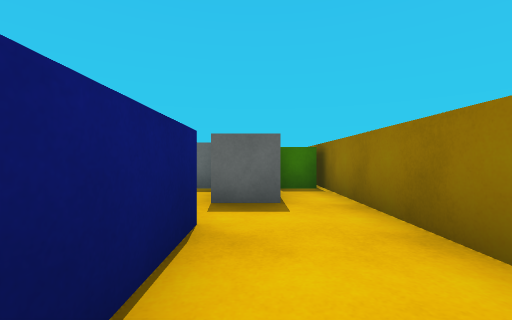
view 1 (above)

15 first-person views from a walk through a 3-D level made in the Unity game engine. The camera is 0.62 m above the floor, looks level and sees 90° across. The floor is counted in squares, 1 m on a side. Each view is taken from the middle of a square. On the plan, view 1 faces up. The plan holds only what a view shows up to about 9 squares ahead; the rest is blank. The place goes on beyond the plan. The player is left out. Surface patterns are stand-ins for the level's own textures.

view 2
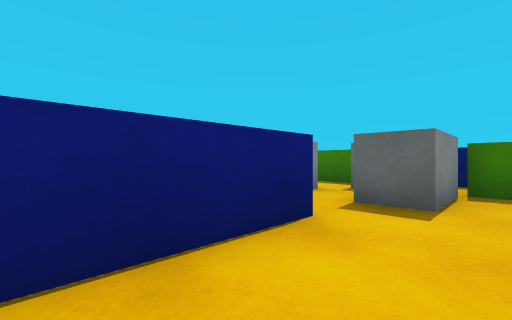

view 3
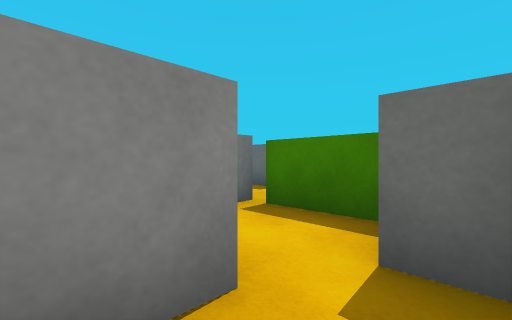

view 4
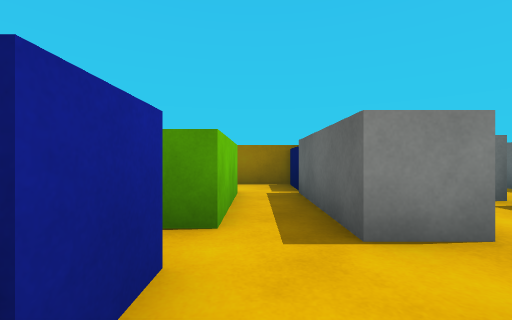

view 5
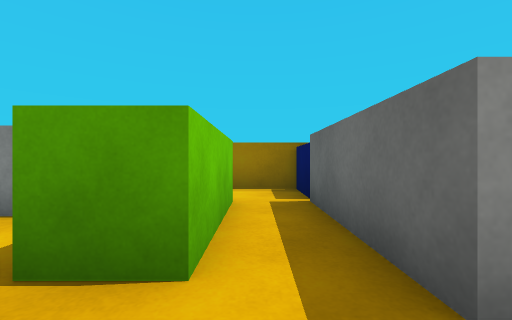

view 6
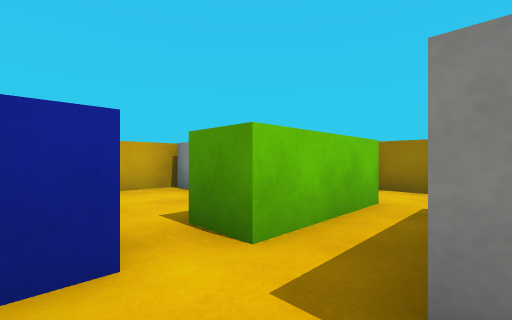

view 7
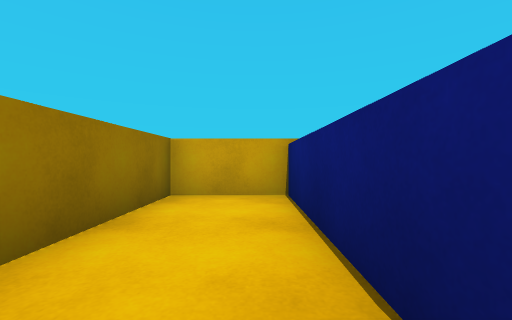

view 8
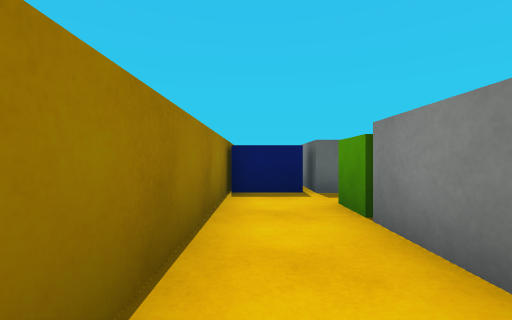

view 9
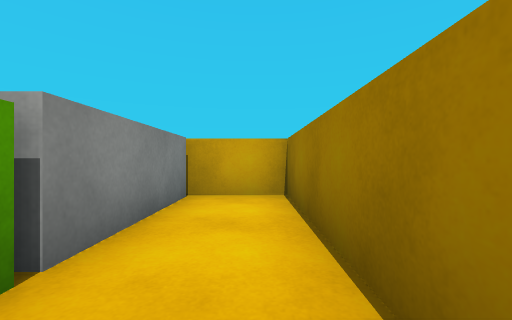

view 10
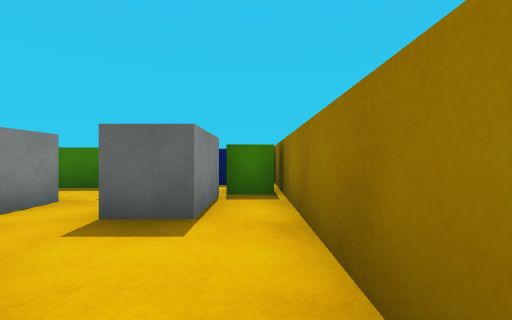

view 11
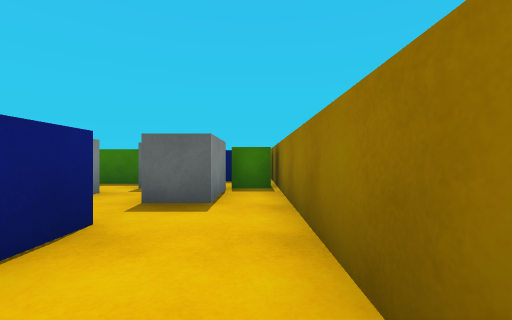

view 12
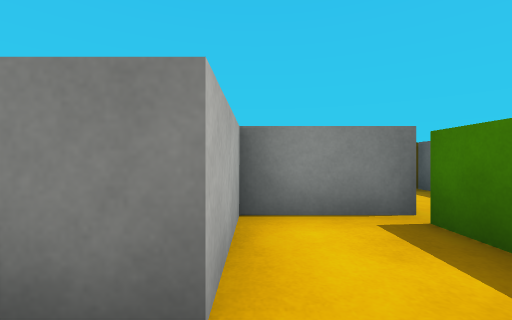

view 13
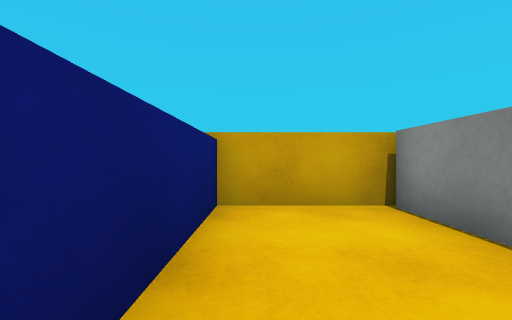

view 14
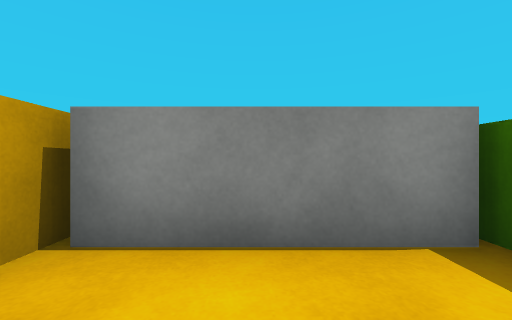

view 15
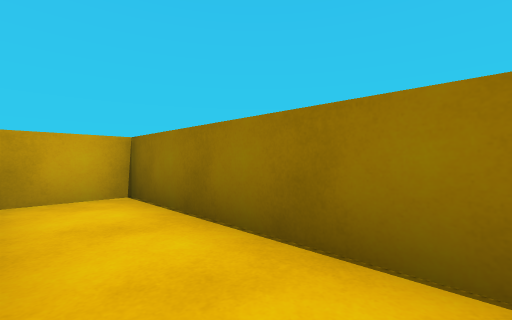

### Floor plan
Points are (right, up) in squares from view 1. A wall is a line through its corners. A room is listed if a view was taken in it or the views show most of it. See-through windows are left out.
Room 1 (views 1, 2, 3, 4, 6, 7, 8, 9, 10, 11, 12)
walls: (-0.6, 2.5) (-0.6, -1.5); (-3.9, 4.8) (-1.9, 4.8) (-1.9, 3.8); (-4.8, 3.8) (-4.8, 4.4); (-6.6, 4.7) (-6.6, -1.5) (-4.5, -1.5); (-1, -1.5) (1.5, -1.5) (1.5, 8.5); (-4.8, -1.4) (-4.8, 1.6)
ways out: opening at (-4.5, 2.5) to room 2; opening at (-1, 3) to room 2
objects: blue block (-6, 4) to (-5, 5); block (-6, 8) to (-5, 8); block (-5, 6) to (-4, 7); green block (-3, 7) to (-2, 8); block (-2, 6) to (-1, 7); block (0, 4) to (0, 5); green cube (0, 6) to (1, 6); blue block (0, 7) to (1, 8)
Room 2 (views 5, 13, 14, 15)
walls: (-3.8, 1.5) (-3.8, -1.4); (-1.5, 2.5) (-0.6, 2.5); (-1.9, 3.8) (-4.8, 3.8); (-4.5, -1.5) (-1, -1.5); (-1.5, -1.5) (-1.5, 1.5)
ways out: opening at (-4.5, 2.5) to room 1; opening at (-1, 3) to room 1
objects: green block (-5, 2) to (-3, 2)

Where each view was taken, in squares from view 1:
view 1: 0 up, 0 right, facing up
view 2: 0 up, 1 right, facing up-left
view 3: 4 up, 1 left, facing up-left
view 4: 3 up, 0 right, facing left
view 5: 3 up, 1 left, facing left
view 6: 4 up, 1 left, facing down-left
view 7: 3 up, 0 right, facing down
view 8: 1 down, 6 left, facing up
view 9: 3 up, 6 left, facing down
view 10: 1 up, 1 right, facing up
view 11: 0 up, 1 right, facing up
view 12: 5 up, 1 left, facing left
view 13: 2 up, 2 left, facing down
view 14: 0 up, 2 left, facing left
view 15: 3 up, 5 left, facing down-left
